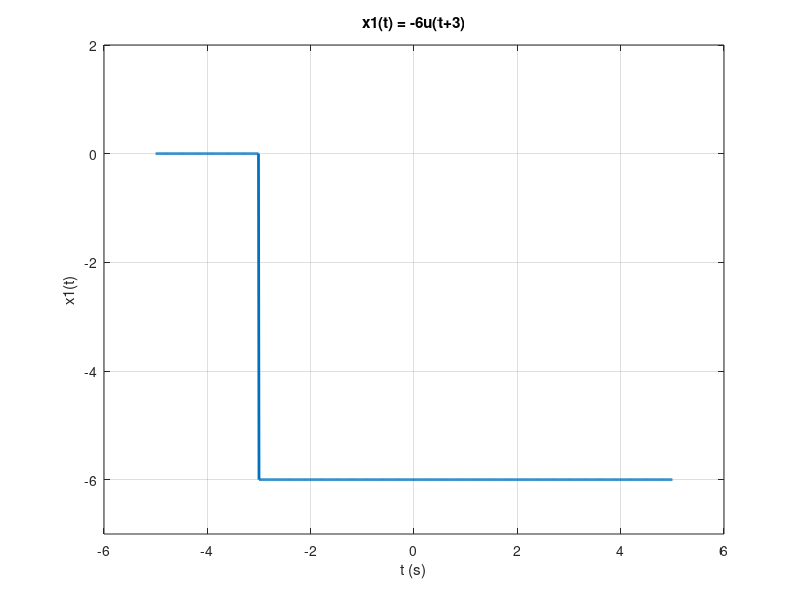
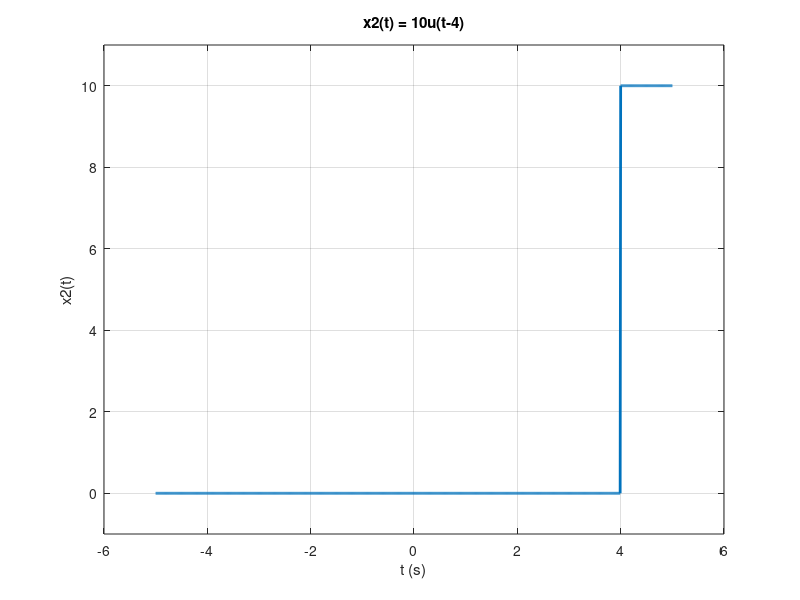
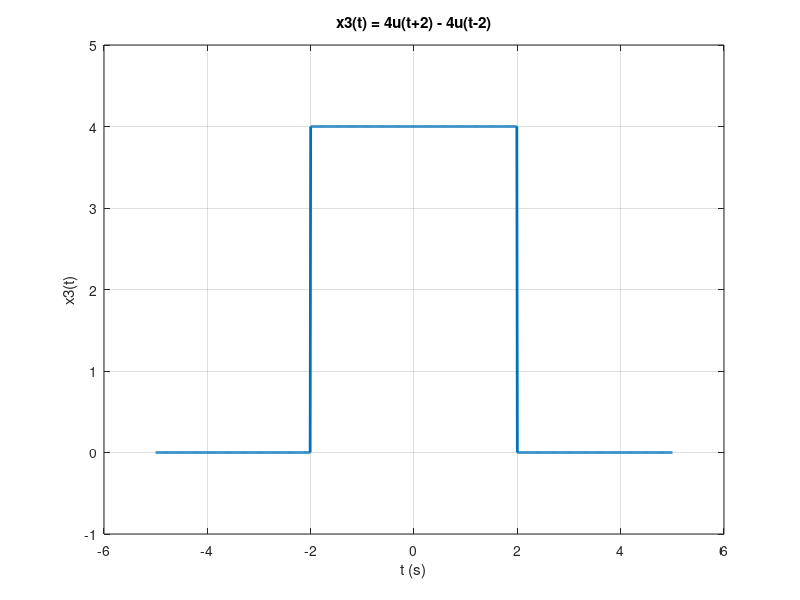

The MATLAB script that drew these images, in order:
% Time vector
t = -5:0.01:5;  % from -5s to 5s with step size 0.01

% Define the unit step function
u = @(x) double(x >= 0);

% Define signals
x1 = -6 * u(t+3);
x2 = 10 * u(t - 4);
x3 = 4 * u(t + 2) - 4 * u(t - 2);

% Plot x1(t)
figure;
plot(t, x1, 'LineWidth', 2);
grid on;
xlabel('t (s)');
ylabel('x1(t)');
title('x1(t) = -6u(t+3)');
ylim([-7 2]);

% Plot x2(t)
figure;
plot(t, x2, 'LineWidth', 2);
grid on;
xlabel('t (s)');
ylabel('x2(t)')
title('x2(t) = 10u(t-4)');
ylim([-1 11]);

% Plot x3(t)
figure;
plot(t, x3, 'LineWidth', 2);
grid on;
xlabel('t (s)');
ylabel('x3(t)');
title('x3(t) = 4u(t+2) - 4u(t-2)');
ylim([-1 5]);
